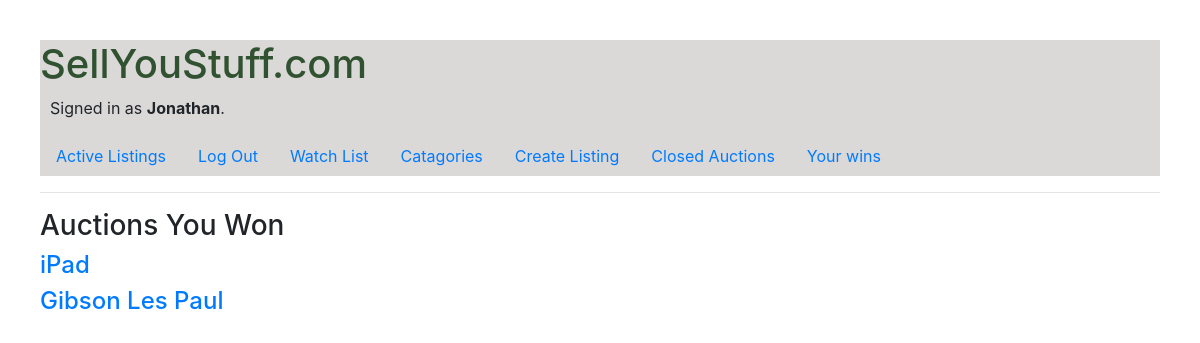
/my_auctions (signed in), run on the app's committed database.
### auctions/models.py (models this page shows, shortened)
class User(AbstractUser):
    pass

class Listing(models.Model):
    item = models.CharField(max_length=90)
    active = models.BooleanField(default="True")
    owner = models.ForeignKey(User, on_delete=models.CASCADE, related_name="owner")
    starting_bid = models.DecimalField(max_digits=10, decimal_places=2)
    current_bid = models.DecimalField(max_digits=10, decimal_places=2, blank=True, null=True)
    current_bidder = models.ForeignKey(User, on_delete=models.CASCADE, blank=True, null=True, related_name="current_bidder")
    image_url = models.URLField(max_length=250, blank=True, null=True)
    description = models.CharField(max_length=400, default="description")
    category = models.CharField(max_length=100, default="category", blank=True)
    winner = models.ForeignKey(User, on_delete=models.CASCADE, blank=True, null=True, related_name="winner")

### auctions/views.py (the view)
# urls.py: path("my_auctions", views.my_auctions, name="my_auctions"),
@login_required
def my_auctions(request):
    user = request.user
    listings = Listing.objects.filter(winner=user)
    return render(request, "auctions/my_auctions.html", {
        "listings" : listings,
    })

### auctions/templates/auctions/my_auctions.html
{% extends "auctions/layout.html" %}
{% block body %}
{% if user.is_authenticated %}
    <h3>Auctions You Won</h3>
        {% for listing in listings %}
            <a class="Items won" href="{% url 'view_listing' listing.id %}"><h4>{{ listing.item }}</h4></a>
        {% endfor %}
{% endif %}
{% endblock %}

### auctions/templates/auctions/layout.html (shortened to what this page needs)
{% load static %}
<!DOCTYPE html>
<html lang="en">
    <head>
        <link rel="stylesheet" type="text/css" href="{% static 'auctions/styles.css' %}">
        <link rel="stylesheet" href="https://stackpath.bootstrapcdn.com/bootstrap/4.4.1/css/bootstrap.min.css">
    </head>
    <body>
        <div id="web_title_block">
            <h1 id="website_title">SellYouStuff.com</h1>
            <div>
                {% if user.is_authenticated %}
                    <p class="welcome" >Signed in as <strong>{{ user.username }}</strong>.</p>
                {% else %}
                    <p class="welcome">Not signed in.</p>
                {% endif %}
            </div>
        <ul class="nav">
            <li class="nav-item">
                <a class="nav-link" href="{% url 'index' %}">Active Listings</a>
            </li>
            {% if user.is_authenticated %}
                <li class="nav-item">
                    <a class="nav-link" href="{% url 'logout' %}">Log Out</a>
                </li>
                <li class="nav-item">
                    <a class="nav-link" href="{% url 'watchlist' %}">Watch List</a>
                </li>
                <li class="nav-item">
                    <a class="nav-link" href="{% url 'categories' %}">Catagories</a>
                </li>
                <li class="nav-item">
                    <a class="nav-link" href="{% url 'create_listing' %}">Create Listing</a>
                </li>
                <li class="nav-item">
                    <a class="nav-link" href="{% url 'closed_auctions' %}">Closed Auctions</a>
                </li>
                <li class="nav-item">
                    <a class="nav-link" href="{% url 'my_auctions' %}">Your wins</a>
                </li>
            {% endif %}
            </div>
        <hr>
        {% block body %}
        {% endblock %}
    </body>
</html>

### auctions/static/auctions/styles.css (style rules this page uses)
body { padding: 40px; }
h1 { color: rgb(49, 82, 49); }
#web_title_block { background-color: rgb(219, 216, 216); }
.welcome { margin-left: 10px; }

### data on the page
User: username "Jonathan"
Listing: item "iPad"
Listing: item "Gibson Les Paul"
